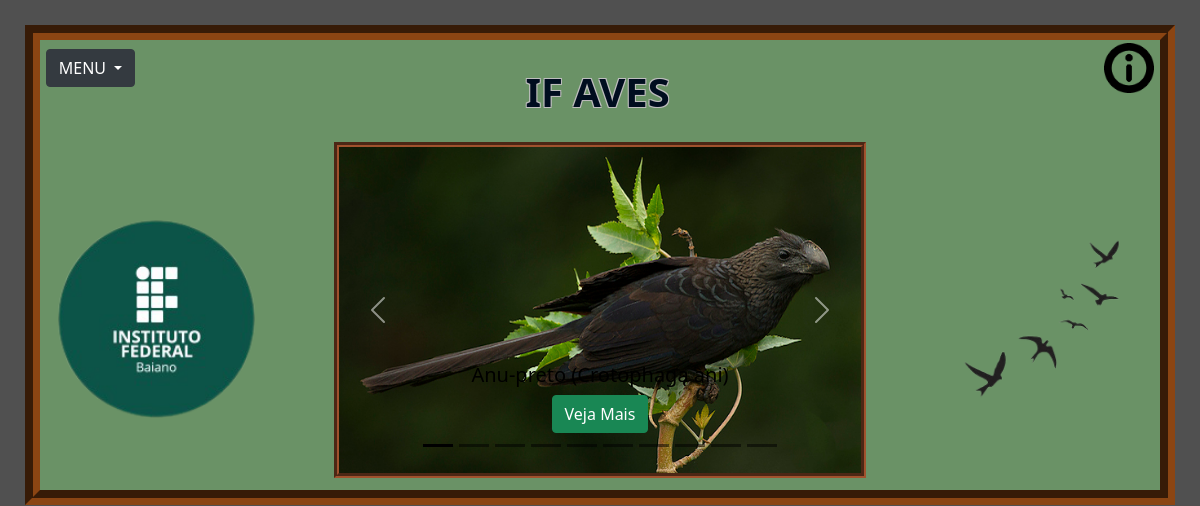
Screenshot of /templates/index.php with the database file from the repository.
### tables this page shows
CREATE TABLE `aves` (
  `id` int(11) NOT NULL,
  `ordem` varchar(20) NOT NULL,
  `familia` varchar(20) NOT NULL,
  `genero` varchar(20) NOT NULL,
  `especie` varchar(40) NOT NULL,
  `nome` varchar(30) NOT NULL,
  `descricao` text NOT NULL,
  `caracteristica` text NOT NULL,
  `voz` text NOT NULL,
  `alimentacao` text NOT NULL,
  `reproducao` text NOT NULL,
  `comportamento` text NOT NULL,
  `imagem` varchar(50) NOT NULL,
  `audio` varchar(50) NOT NULL
);

### templates/index.php (the view, shortened to what this page needs)
<?php
    include_once "site.php";
?>
<!DOCTYPE html>
<html>
<head>
    <link rel="stylesheet" type="text/css" href="../static/_css/_site.css">
    <link rel="stylesheet" href="../static/_css/bootstrap.css">
</head>
<body>
<div class="div01">
  <div class="btn-group" class="rounded float-start">
    <button type="button" class="btn btn-secondary dropdown-toggle" data-bs-toggle="dropdown" aria-expanded="false">
      MENU
    </button>
  </div>
  <h1 class="rounded mx-auto d-block"><b>IF AVES</b></h1>
  <a href="_Sobre.html"><img src="../static/_image/sobre.png" class="rounded float-end" width="50px"></a>
</div> <br/>
<div class="div04"> <img src="../static/_image/logo.png" class="imghome" class="rounded float-start" class='d-block w-100'> </div>
<div class="div05"> <img src="../static/_image/ilustracao.png" class="imghome" class="rounded float-end" class='d-block w-100'> </div>
<div id="carouselExampleCaptions" class="carousel slide" id= "carousel" data-bs-ride="carousel">
  <div class="carousel-indicators">
		<?php
		  $controle_ativo = 2;
			$controle_num_slide = 1;
			$result_carousel = "SELECT * FROM aves ORDER BY id";
			$resultado_carousel = mysqli_query($con, $result_carousel);
			while($row_carousel = mysqli_fetch_assoc($resultado_carousel)){
				if($controle_ativo == 2){ ?>
					<button type="button" data-bs-target="#carouselExampleCaptions" data-bs-slide-to="0" class="active" aria-current="true"></button><?php
					$controle_ativo = 1;
		    }else{ ?>
					<button type="button" data-bs-target="#carouselExampleCaptions" data-bs-slide-to="<?php echo $controle_num_slide; ?>"></button> <?php
					$controle_num_slide++;
				}
			}
		?>
	</div>
  <div class="carousel-inner" role="listbox">
  	<?php
		  $controle_ativo = 2;
			$result_carousel = "SELECT * FROM aves ORDER BY id ASC";
			$resultado_carousel = mysqli_query($con, $result_carousel);
			while($row_carousel = mysqli_fetch_assoc($resultado_carousel)){
				if($controle_ativo == 2){ ?>
          <div class='carousel-item active'>
            <img src="<?php echo $row_carousel['imagem']; ?>" class='d-block w-100'>
            <div class="carousel-caption d-none d-md-block">
              <h5> <?php echo $row_carousel['nome']; ?> (<?php echo $row_carousel['especie']; ?>)</h5>
              <a href="ave.php?idAve=<?php echo $row_carousel['id']?>"> <button class="btn btn-success">Veja Mais</button> </a>
            </div>
          </div> <?php
					$controle_ativo = 1;
				}
			}
	  ?>
	</div>
  <button class="carousel-control-prev" type="button" data-bs-target="#carouselExampleCaptions" data-bs-slide="prev">
    <span class="carousel-control-prev-icon" aria-hidden="true"></span>
  </button>
  <button class="carousel-control-next" type="button" data-bs-target="#carouselExampleCaptions" data-bs-slide="next">
    <span class="carousel-control-next-icon" aria-hidden="true"></span>
    </button>
  </div>
</body>
</html>

### static/_css/_site.css (style rules this page uses)
html { width: 100%; height: 100%; padding: 25px; background-color: #505050 }
.div01 { display: flex; justify-content: center; align-items: center; position: relative; top: 6%; width: 100%; height: 70px; padding-bottom: 50px; padding-top: 2%; }
.div04 { width: 20%; padding-top: 6%; display: flex; position: relative; justify-content: left; align-items: left; text-align: left; float:left; margin-left:auto; margin-right:auto; }
.div05 { width: 20%; padding-top: 6%; display: flex; position: relative; justify-content: right; align-items: right; text-align: right; float: right; margin-left:auto; margin-right:auto; }
.imghome { width: 100%; height: auto; }
h1 { position: relative; text-align: center; color: #000d1f; text-shadow: #BDBDBD 1px -1px, #BDBDBD -1px 1px, #BDBDBD 1px 1px, #BDBDBD -1px -1px; padding-top: 5%; padding-right: 4%; }
h5 { color:black; }

### rows the page displays
aves: imagem (picture), nome "Anu-preto", especie "Crotophaga ani"
